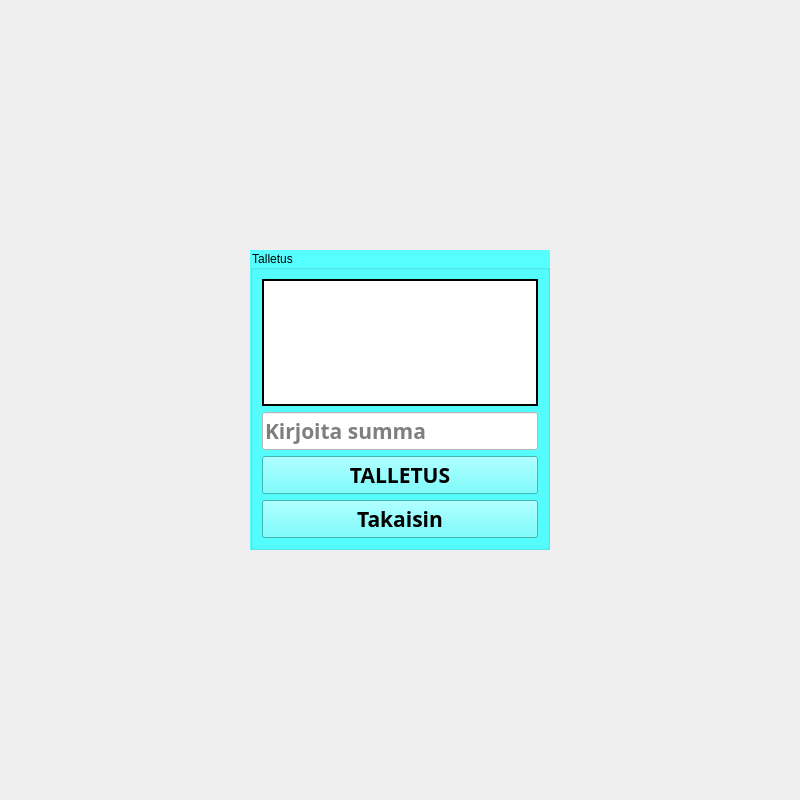
<?xml version="1.0" encoding="UTF-8"?>
<ui version="4.0">
 <class>Talletus</class>
 <widget class="QWidget" name="Talletus">
  <property name="geometry">
   <rect>
    <x>0</x>
    <y>0</y>
    <width>800</width>
    <height>800</height>
   </rect>
  </property>
  <property name="windowTitle">
   <string>Form</string>
  </property>
  <widget class="QGroupBox" name="groupBox_Talletus">
   <property name="geometry">
    <rect>
     <x>250</x>
     <y>250</y>
     <width>300</width>
     <height>300</height>
    </rect>
   </property>
   <property name="styleSheet">
    <string notr="true">background-color: rgb(85, 255, 255);</string>
   </property>
   <property name="title">
    <string>Talletus</string>
   </property>
   <layout class="QVBoxLayout" name="verticalLayout_2">
    <item>
     <layout class="QVBoxLayout" name="verticalLayout">
      <item>
       <widget class="QLabel" name="label_info">
        <property name="font">
         <font>
          <family>Century Gothic</family>
          <pointsize>16</pointsize>
          <weight>75</weight>
          <bold>true</bold>
         </font>
        </property>
        <property name="styleSheet">
         <string notr="true">background-color: rgb(255, 255, 255);</string>
        </property>
        <property name="frameShape">
         <enum>QFrame::WinPanel</enum>
        </property>
        <property name="text">
         <string>&lt;html&gt;&lt;head/&gt;&lt;body&gt;&lt;p align=&quot;center&quot;&gt;&lt;br/&gt;&lt;/p&gt;&lt;/body&gt;&lt;/html&gt;</string>
        </property>
       </widget>
      </item>
      <item>
       <widget class="QLineEdit" name="lineEdit_Summa">
        <property name="font">
         <font>
          <family>Century Gothic</family>
          <pointsize>16</pointsize>
          <weight>75</weight>
          <bold>true</bold>
         </font>
        </property>
        <property name="styleSheet">
         <string notr="true">background-color: rgb(255, 255, 255);</string>
        </property>
        <property name="placeholderText">
         <string>Kirjoita summa</string>
        </property>
       </widget>
      </item>
      <item>
       <widget class="QPushButton" name="pushButton_Ok">
        <property name="font">
         <font>
          <family>Century Gothic</family>
          <pointsize>16</pointsize>
          <weight>75</weight>
          <bold>true</bold>
         </font>
        </property>
        <property name="text">
         <string>TALLETUS</string>
        </property>
       </widget>
      </item>
      <item>
       <widget class="QPushButton" name="pushButton_Takaisin">
        <property name="font">
         <font>
          <family>Century Gothic</family>
          <pointsize>16</pointsize>
          <weight>75</weight>
          <bold>true</bold>
         </font>
        </property>
        <property name="text">
         <string>Takaisin</string>
        </property>
       </widget>
      </item>
     </layout>
    </item>
   </layout>
  </widget>
 </widget>
 <resources/>
 <connections/>
</ui>
